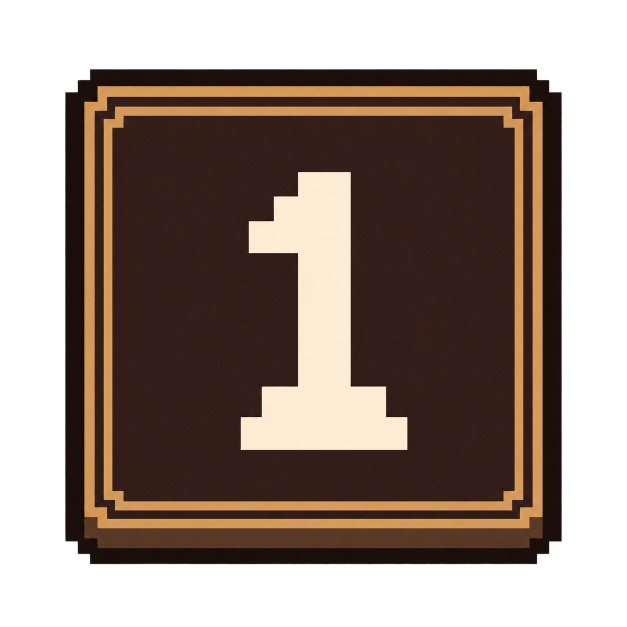
#> input picture src/assets/ui/hotkeys/key-1.png, 1254 x 1254 px, given in place of key-q.png, which was not available (shown at 1/2 size)
$ python prepare-hotkey-icons.py
#> lines starting #> are read from the running program, lines starting #| are printed output that depends on the picture
"""Prepare lightweight UI copies; keep the generated originals untouched.

Run with Python and Pillow: python scripts/prepare-hotkey-icons.py
"""
from pathlib import Path
from PIL import Image

source = Path(__file__).resolve().parents[1] / 'src/assets/ui/hotkeys'
output = source / 'display'
output.mkdir(exist_ok=True)
for key in ['q', 'w', 'e', 'r', 't', '1', '2', '3', '4', '5', '6']:
    image = Image.open(source / f'key-{key}.png').convert('RGBA')
#> image is the input picture: PIL image 1254x1254 RGBA; mean R, G, B, A 55.4, 39.7, 30.2, 157.5
    bounds = image.getchannel('A').point(lambda value: 255 if value >= 32 else 0).getbbox()
#> bounds = (130, 138, 1124, 1129)
    if bounds:
        image = image.crop(bounds)
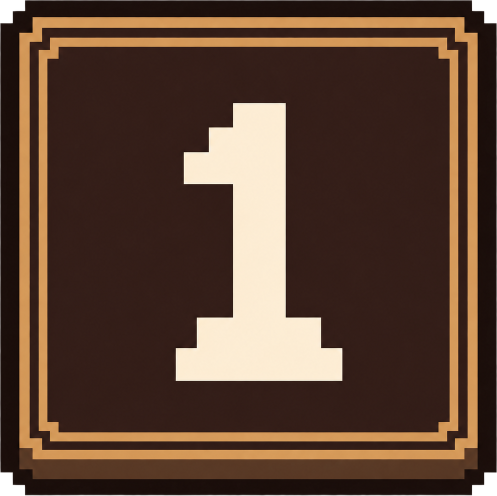
#> image: PIL image 994x991 RGBA (shown at 1/2 size); mean R, G, B, A 88.5, 63.4, 48.2, 251.4; transparent parts drawn white
    image.thumbnail((60, 60), Image.Resampling.LANCZOS)
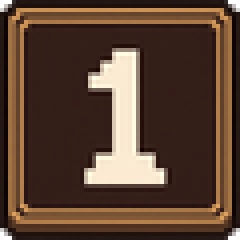
#> image: PIL image 60x60 RGBA (shown 4 times larger); mean R, G, B, A 88.2, 63.2, 48.1, 251.7; transparent parts drawn white
    canvas = Image.new('RGBA', (64, 64))
#> canvas: PIL image 64x64 RGBA; every value is 0
    canvas.alpha_composite(image, ((64 - image.width) // 2, (64 - image.height) // 2))
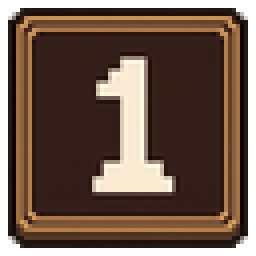
#> canvas: PIL image 64x64 RGBA (shown 4 times larger); mean R, G, B, A 77.5, 55.5, 42.3, 221.2; transparent parts drawn white
    canvas.save(output / f'key-{key}.png', optimize=True)
    print(f'Prepared key-{key}.png (64x64)')
#> pass 2 of the loop `for key in ['q', 'w', 'e', 'r', 't', '1', '2', '3', '4', '5', '6']:`:
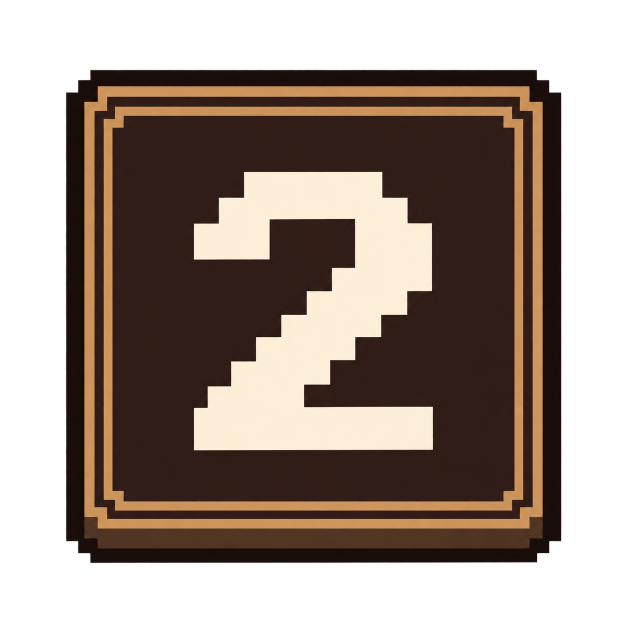
#> input picture src/assets/ui/hotkeys/key-2.png, 1254 x 1254 px, given in place of key-w.png, which was not available (shown at 1/2 size)
#> image is the input picture: PIL image 1254x1254 RGBA; mean R, G, B, A 61.4, 47.1, 37.7, 156.5
#> bounds = (132, 139, 1123, 1126)
#> `image = image.crop(bounds)`:
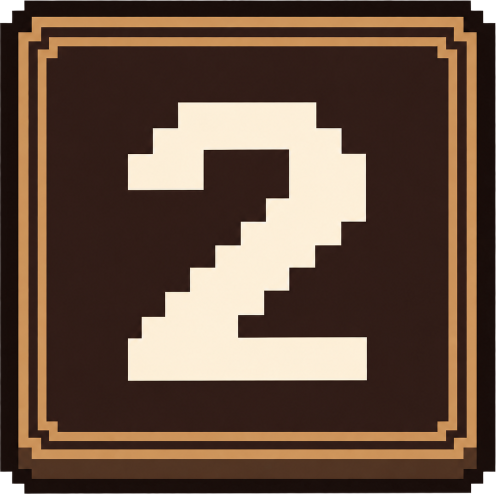
#> image: PIL image 991x987 RGBA (shown at 1/2 size); mean R, G, B, A 98.7, 75.7, 60.7, 251.6; transparent parts drawn white
#> `canvas.alpha_composite(image, ((64 - image.width) // 2, (64 - image.he..`:
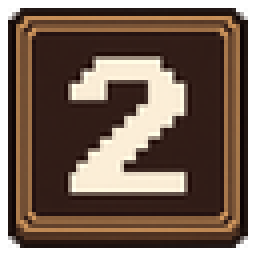
#> canvas: PIL image 64x64 RGBA (shown 4 times larger); mean R, G, B, A 86.3, 66.3, 53.2, 221.3; transparent parts drawn white
#> (the run stopped early here; a loop or call above may not have finished)
